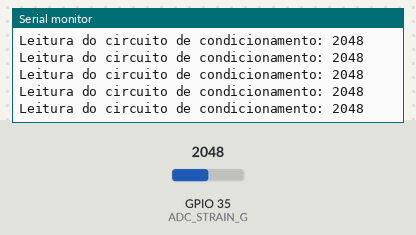
Bench run of a sketch on a simulated ESP32. On the bench: the last lines printed to the serial monitor. The test bench sets the inputs (shaded band); at power-on: GPIO 35 (ADC_STRAIN_G) = 2048. Nothing arrives over Bluetooth unless stated; a phone connects over Bluetooth LE 3 s after start.

Above: at 3.8 s.
3.9 s: GPIO 35 (ADC_STRAIN_G) set to 1029
At 4.6 s:
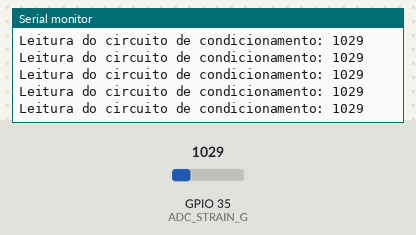
5.4 s: GPIO 35 (ADC_STRAIN_G) set to 948
At 5.9 s:
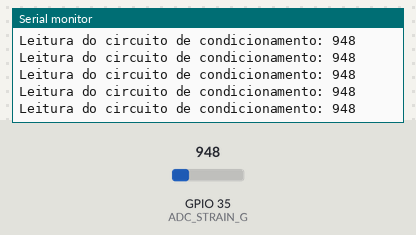
Timing chart, 0 to 8.4 s (numbered marks = the images above; inputs shaded):
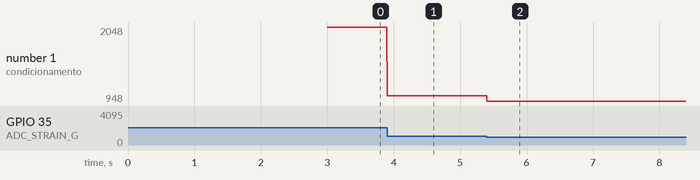

Measured:
- after the input at 3.9 s, the serial monitor: prints a new line at once (image 1)
- after the input at 5.4 s, the serial monitor: prints a new line at once (image 2)
- plotted number 1: 2048 → 1029 after the input at 3.9 s, 1029 → 948 after the input at 5.4 s

The sketch:

ble_server_strain_gauge.ino
```cpp
// See the following for generating UUIDs:
// https://www.uuidgenerator.net/

#define ADC_STRAIN_G 35             // Conversao AD da leitura do conversor AD
#define ADC_BATTERY 34              // Leitura da voltagem da bateria
#define SERVICE_UUID "91bad492-b950-4226-aa2b-4ede9fa42f59"
#define BLE_UUID "cba1d466-344c-4be3-ab3f-189f80dd7518"

// Libraries
#include <BLEDevice.h>
#include <BLEServer.h>
#include <BLEUtils.h>

//BLE server name
#define bleServerName "Margot"

bool deviceConnected = false;
int strain_gauge;

// Strain gauge Characteristic and Descriptor
BLECharacteristic bleCharacteristics(BLE_UUID, BLECharacteristic::PROPERTY_NOTIFY);
BLEDescriptor bleDescriptor(BLEUUID((uint16_t)0x2902));

//Setup callbacks onConnect and onDisconnect
class MyServerCallbacks : public BLEServerCallbacks {
  void onConnect(BLEServer *pServer) {
    deviceConnected = true;
  };
  void onDisconnect(BLEServer *pServer) {
    deviceConnected = false;
  }
};

void setup() {
  // Start serial communication
  Serial.begin(115200);
  // Create the BLE Device
  BLEDevice::init(bleServerName);
  // Create the BLE Server
  BLEServer *pServer = BLEDevice::createServer();
  pServer->setCallbacks(new MyServerCallbacks());
  // Create the BLE Service
  BLEService *bleService = pServer->createService(SERVICE_UUID);
  // Create BLE Characteristics and Create a BLE Descriptor
  bleService->addCharacteristic(&bleCharacteristics);
  bleDescriptor.setValue("Strain gauge");
  bleCharacteristics.addDescriptor(&bleDescriptor);

  // Start the service
  bleService->start();

  // Start advertising
  BLEAdvertising *pAdvertising = BLEDevice::getAdvertising();
  pAdvertising->addServiceUUID(SERVICE_UUID);
  pServer->getAdvertising()->start();
  Serial.println("Waiting a client connection to notify...");
}

void loop() {
  if (deviceConnected) {
    //Notify values reading from strain gauge
    strain_gauge = analogRead(ADC_STRAIN_G);
    static char strain_g[10];
    dtostrf(strain_gauge, 10, 0, strain_g);
    //Set temperature Characteristic value and notify connected client
    bleCharacteristics.setValue(strain_g);
    bleCharacteristics.notify();
    Serial.print("Leitura do circuito de condicionamento: ");
    Serial.println(strain_gauge);
  }
}
```
